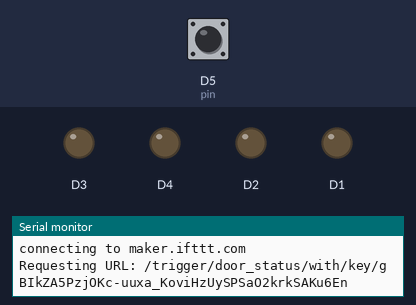
Bench run of a sketch on a simulated ESP8266 (NodeMCU). On the bench: output pins drawn as LEDs (lit = HIGH), the last lines printed to the serial monitor. Inputs (shaded band) come from the test bench; at power-on: D5 (pin) HIGH. WiFi joins after 1.5 s; servers stay silent unless stated. At 7.7 s the program restarts the board; the recording ends there.

Above: at 2.8 s.
2.9 s: D5 (pin) pulled LOW for 0.15 s
At 4.1 s:
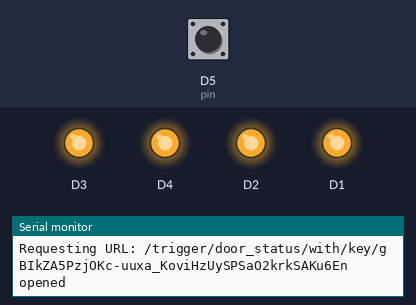
4.5 s: D5 (pin) pulled LOW for 3.2 s
Timing chart, 0 to 7.5 s (numbered marks = the images above; inputs shaded):
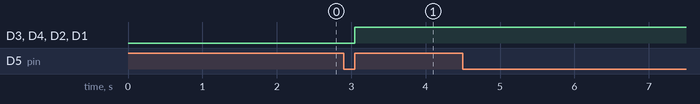

The sketch:

door_sensor_fix.ino
```cpp
#include <ESP8266WiFi.h>

const char* ssid = "wifi";
const char* password = "66666666";
const char* host = "maker.ifttt.com";
const char* apiKey = "gBIkZA5PzjOKc-uuxa_KoviHzUySPSaO2krkSAKu6En";

#define pin 14
volatile byte state = LOW;
volatile int flag = false;
const char* door_state;
unsigned long previousMillis = 0;
const long interval = 3000;


void changeDoorStatus() {

    unsigned long currentMillis = millis();

    if(currentMillis - previousMillis >= interval) {
        previousMillis = currentMillis;

    state = !state;
        if(state) {
            door_state = "opened";
             Serial.println(door_state);
             pinMode(D1, OUTPUT);
             analogWrite(D1, 255);
             pinMode(D2, OUTPUT);
             analogWrite(D2, 255);
             pinMode(D3, OUTPUT);
             analogWrite(D3, 255);
             pinMode(D4, OUTPUT);
             analogWrite(D4, 255);
        }
        else{
            door_state = "closed";
             Serial.println(door_state);
              ESP.restart();
        }
    }
}

void setup() {
    Serial.begin(115200);
    delay(100);
    Serial.println("Preparing the Door Status Monitor project...");

   pinMode(pin, INPUT_PULLUP);
   attachInterrupt(pin, changeDoorStatus, RISING);
    Serial.println();
    Serial.println();
    Serial.print("Connecting to ");
    Serial.println(ssid);

    WiFi.begin(ssid, password);

    while (WiFi.status() != WL_CONNECTED) {
      delay(500);
      Serial.print(".");
    }

    Serial.println("");
    Serial.println("WiFi connected");
    Serial.println("IP address: ");
    Serial.println(WiFi.localIP());
}

void loop() {


      if(flag = true ){

          Serial.print("connecting to ");
          Serial.println(host);

          WiFiClient client;
          const int httpPort = 80;
          if (!client.connect(host, httpPort)) {
            Serial.println("connection failed");
            return;
          }

          String url = "/trigger/door_status/with/key/";
          url += apiKey;

          Serial.print("Requesting URL: ");
          Serial.println(url);
          client.print(String("POST ") + url + " HTTP/1.1\r\n" +
                       "Host: " + host + "\r\n" +
                       "Content-Type: application/x-www-form-urlencoded\r\n" +
                       "Content-Length: 13\r\n\r\n" +
                       "value1=" + door_state + "\r\n");
          flag = false;
      }
      delay(5000);
}
```

Measured:
- after the input at 2.9 s, D3, D4, D2, D1: LOW → HIGH after 0.15 s
